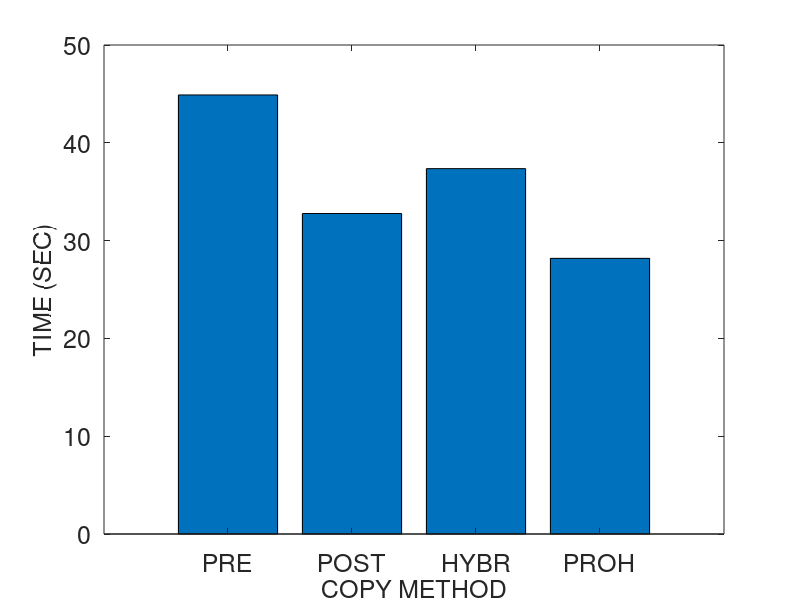
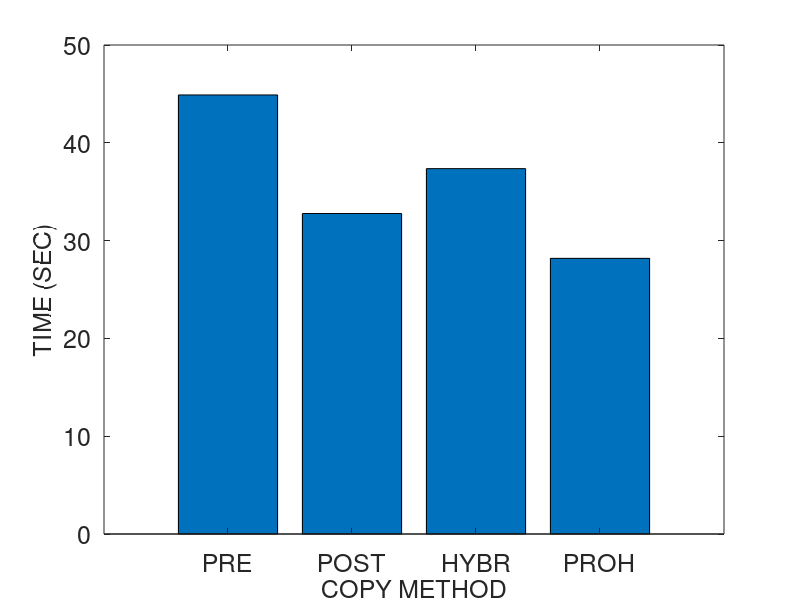
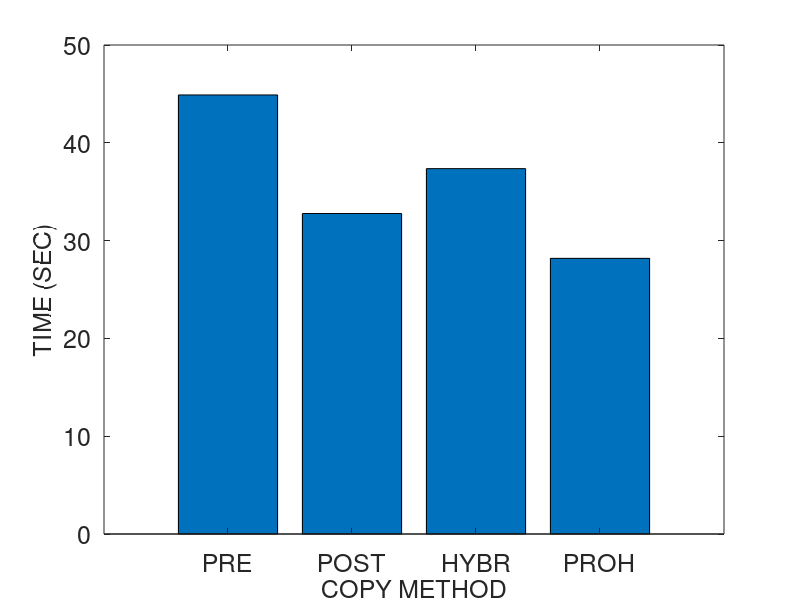
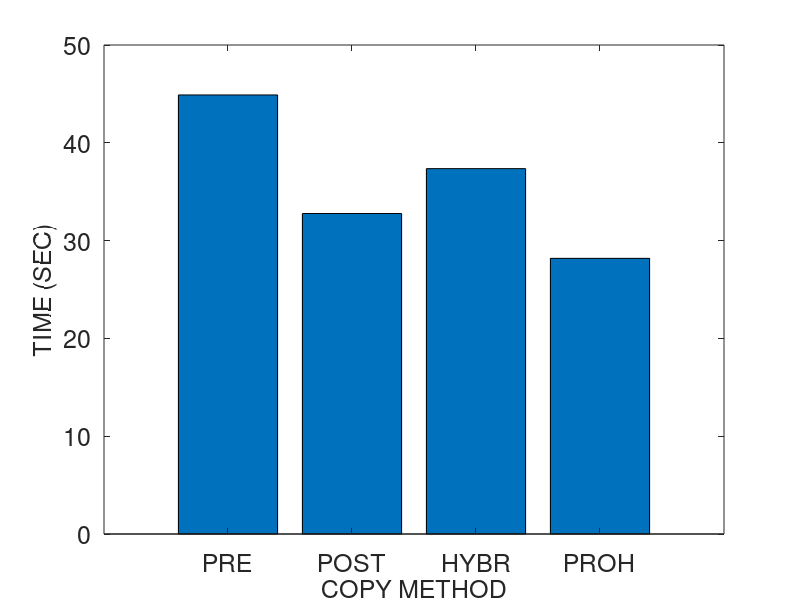

These charts were generated, in order, by the following MATLAB code:
% basic hybrid copy migration
% memory size in MB
r = 4096
r *= 1024 % convert to KB

% bandwidth in gbps
b = 1000 
b = b * 1024/8 % convert to KB

% page dirty rate in percent (%): against to total memory pages
dirtyrate = 14 
dirtyrate /= 100

readrate = 14
readrate /= 100

pagesize = 4 % in KB
numpages = r / pagesize

% delta compression rate
comp = 0.5 

% amount of CPU and device states in KB 
scinfo = 100

% working set size in number of pages
wss = numpages * 0.25

% 0: zero, 1: read, 2: dirtied, 3: inactive data
mem = zeros(1, numpages);

% prediction accuracy 0 through 1
acc = 1
%acc = 0

fontsize = 18
%fontsize = 20

totaltime = 0;
downtime = 0;
totaldata = 0;

A = zeros(4, 3);

%%%%%%%%%%%%%%%%%%%%%%%%%%%%%%
% precopy migration
%%%%%%%%%%%%%%%%%%%%%%%%%%%%%%
fprintf('\n')
disp('==================== Precopy migration ====================')
% iterations
present = numpages
iter = 0
while present > 50 && iter < 29 && totaldata < 4*r
	pretime = present / b
	totaltime += pretime
	totaldata += present
	present = numpages * dirtyrate
	%dirts = wss * dirtyrate
	iter += 1
end

% stop-and-copy phase
% stop conditions: 29 iterations, 50 pages, 4 memory size sent
scsent = scinfo + present * pagesize
downtime = scsent / b
totaltime += downtime
totaldata += scsent

% network fault rate
NFR = 0

A (1, 1) = totaltime;
A (1, 2) = downtime;
A (1, 3) = totaldata;

%%%%%%%%%%%%%%%%%%%%%%%%%%%%%%
% postcopy migration
%%%%%%%%%%%%%%%%%%%%%%%%%%%%%%
fprintf('\n')
disp('===================== Postcopy migration ======================')
totaltime = 0;
downtime = 0;
totaldata = 0;

% stop-and-copy phase
scsent = scinfo
downtime = scsent / b
totaltime += downtime
totaldata += scsent

% prepaging (bubbling) and on-demand paging
postsent = r
posttime = postsent/b
totaltime += posttime
totaldata += postsent
% network fault rate
NFR = 0.2

A (2, 1) = totaltime;
A (2, 2) = downtime;
A (2, 3) = totaldata;

%%%%%%%%%%%%%%%%%%%%%%%%%%%%%%
% hybrid copy migration
%%%%%%%%%%%%%%%%%%%%%%%%%%%%%%
fprintf('\n')
disp('==================== Hybrid copy migration ====================')
totaltime = 0;
downtime = 0;
totaldata = 0;

% precopy phase: single iteration
present = r
pretime = present / b
totaltime += pretime
totaldata += present

% stop-and-copy phase
bitmapsize = 500 % KB
scsent = scinfo + bitmapsize
downtime = scsent / b
totaltime += downtime
totaldata += scsent

% postcopy phase: prepaging (bubbling) and on-demand paging
%dirts = wss * dirtyrate
dirts = numpages * dirtyrate
postsent = dirts * pagesize
posttime = postsent/b
totaltime += posttime
totaldata += postsent
% network fault rate
NFR = 0.2

A (3, 1) = totaltime;
A (3, 2) = downtime;
A (3, 3) = totaldata;

%%%%%%%%%%%%%%%%%%%%%%%%%%%%%%
% proactive hybrid copy migration
%%%%%%%%%%%%%%%%%%%%%%%%%%%%%%
%disp(char(10))
fprintf('\n')
disp('=============== Proactive hybrid copy migration ================')
totaltime = 0;
downtime = 0;
totaldata = 0;

% precopy phase
% LRU, PFR

% scan the dirtied pages
% for dirtied pages
% 	mark dirtied (1)
% 	mem(random (1, wss * 0.1))	
randperm(int64(wss * 0.1));
% for read pages
% 	mark read (2)
% 	mem (random (wss * 0.1, wss * 0.2))

% for pages
% 	predict read/write

% send the pages most likely to be read and least likely to be dirtied
% do not send the pages most likely to be dirtied
% construct queue with the order of p1/p2
%reads = numpages * 0.4 
% total read rate = wss * read_rate = 0.25 * 0.16 = 0.04 (4%)
%read_rate = 0.16
%read_rate = 0.04 % 4% of total memory
% total write rate = wss * write_rate = 0.25 * 0.16 = 0.04 (4%)
%write_rate = 0.16
%write_rate = 0.04 % 4% of total memory
% simple case: readonly pages (RO) - zero dirtied pages 
%RO = 0.3
pred_pages = numpages * readrate * acc

% LRU
% for LRU queue
% 	mark sent
%	insert the pages into cache and perform delta compression

present = pred_pages * pagesize
pretime = present/b
totaltime += pretime
totaldata += present

% stop-and-copy phase
% send the CPU and device states
bitmapsize = 500 % KB
scsent = scinfo + bitmapsize
downtime = scsent/b
totaltime += downtime
totaldata += scsent

% postcopy phase
postsent = (numpages - pred_pages) * pagesize

% exclude the predicted dirtied pages 
pred_dirts = numpages * dirtyrate * acc
postsent = (numpages - pred_pages - pred_dirts) * pagesize
posttime = postsent/b
totaltime += posttime
totaldata += postsent

% network fault rate
NFR = 0.2

A (4, 1) = totaltime;
A (4, 2) = downtime;
A (4, 3) = totaldata

%%%%%%%%%%%%%%%%%%%%%%%%%%%%%%%%%%%%%%%%%%%%%%%%%%%%%%%
%                     plotting
% precopy
% postcopy
% hybrid
% pro-hybrid
%%%%%%%%%%%%%%%%%%%%%%%%%%%%%%%%%%%%%%%%%%%%%%%%%%%%%%%

prefix = "M4G_R14W14_acc100_r1"

dlmwrite (prefix, A, ' ')

%%%%%%%%%%%%%%%%%%%% total time %%%%%%%%%%%%%%%%%%%%%%
figure;
output = strcat(prefix, ".tt");
%output = prefix
x = ['PRECOPY', 'POSTCOPY', 'HYBRID', 'PRO-HYBRID'];
x = {'', 'PRE', 'POST', 'HYBR', 'PROH', ''};
x = {'PRE', 'POST', 'HYBR', 'PROH'};
%x = 1:1:length(A);
%plot(x, A(:,2)/1000000, x, A(:,3)/1000000, '-.*');
%plot(A(:,2));

%xtics = 1:4:16
%bar(xtics, A(:,1))
bar(A(:,1))
set(gca, 'XTickLabel', x, 'FontSize', fontsize)
xlabel('COPY METHOD', 'FontSize', fontsize);
ylabel('TIME (SEC)', 'FontSize', fontsize);
%legend('PRECOPY', 'POSTCOPY', 'HYBRID', 'PRO-HYBRID');
%bar(x, A(:,1))

saveas (1, strcat(output, ".png"));
saveas (1, strcat(output, ".eps"));
saveas (1, strcat(output, ".emf"));

%%%%%%%%%%%%%%%%%%%% downtime %%%%%%%%%%%%%%%%%%%%%%
figure;
output = strcat(prefix, ".dt");

bar(A(:,2))
set(gca, 'XTickLabel', x, 'FontSize', fontsize)
xlabel('COPY METHOD', 'FontSize', fontsize);
ylabel('TIME (SEC)', 'FontSize', fontsize);

saveas (1, strcat(output, ".png"));
saveas (1, strcat(output, ".eps"));
saveas (1, strcat(output, ".emf"));

%%%%%%%%%%%%%%%%%%%% total data %%%%%%%%%%%%%%%%%%%%%%
figure;
output = strcat(prefix, ".td");

bar(A(:,3))
set(gca, 'XTickLabel', x, 'FontSize', fontsize)
xlabel('COPY METHOD', 'FontSize', fontsize);
ylabel('SIZE (KB)', 'FontSize', fontsize);

saveas (1, strcat(output, ".png"));
saveas (1, strcat(output, ".eps"));
saveas (1, strcat(output, ".emf"));
